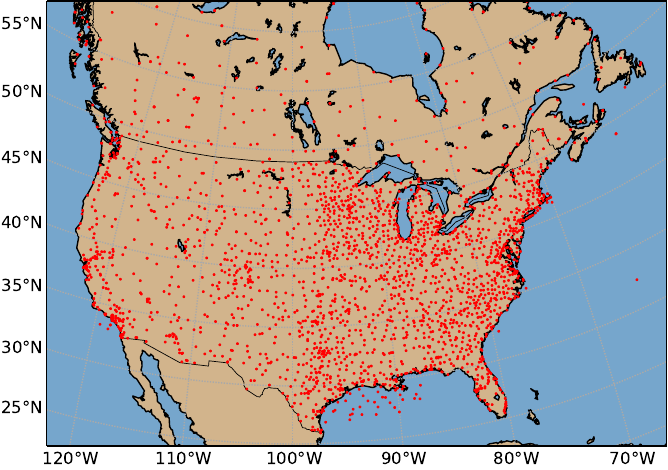

Python code for this plot:
#!/usr/bin/env python
 
import sys, os
from mpl_toolkits.basemap import Basemap
import matplotlib.pyplot as plt
import numpy as np
from Proj import rd

title = ""
ofstr = 'metar_map'


# x1=west, x2=east, y1=south, y2=north
x1 = -122
x2 = -45
y1 = 22
y2 = 50
lon, lat, step = -100.0, 50.0, 20

fig = plt.figure()
ax = plt.subplot(111)

plt.title(title)
 
m = Basemap(resolution='l',projection='laea', 
            llcrnrlat=y1,urcrnrlat=y2,llcrnrlon=x1,urcrnrlon=x2,
            lon_0=lon,lat_0=lat,lat_ts=(y1+y2)/2)
#m.shadedrelief()
#m.bluemarble()
m.drawmapboundary(fill_color='#76A6CC')
m.fillcontinents(color='tan', lake_color='#76A6CC')
#m.drawrivers(color='#76A6CC')
m.drawcoastlines()
m.drawcountries()
m.drawparallels(np.arange(15,70,5.),labels=[True,False,False,False],color='darkgrey')
m.drawmeridians(np.arange(-120,-60,10.),labels=[False,False,False,True],color='darkgrey')

fd = open("../EMET_verif/station.csv")
lines = fd.readlines()
fd.close()
del(lines[0])
latlon = []
for line in lines:
    l = line.split(',')
    id,  lat, lon = l[0], float(l[1]), float(l[2])
    x, y = m(lon, lat)
    if id[0] != 'M':
        m.plot(x, y, '.', markersize=3, color='red')

# Write out and/or show results
#plt.show()
for ext in [".png", ".eps", ".pdf"]:
    plt.savefig(ofstr+ext, bbox_inches = 'tight', pad_inches = 0.01)
